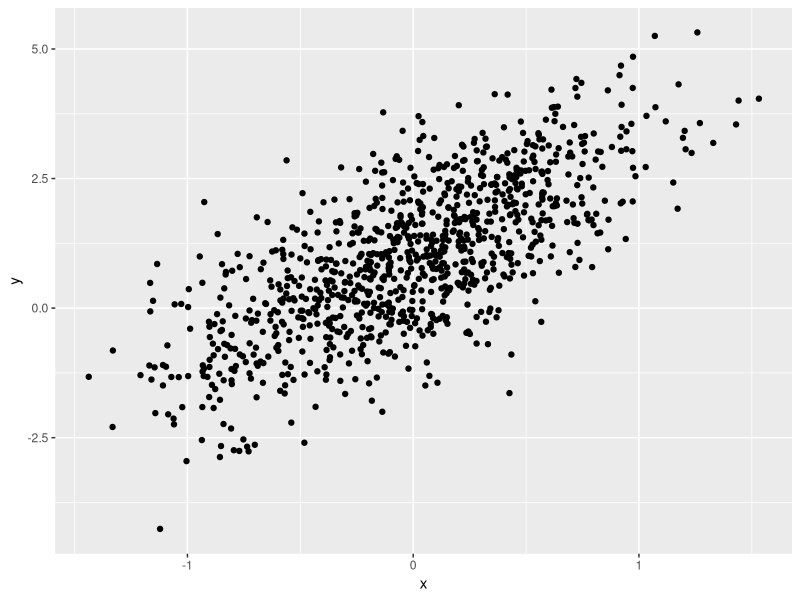
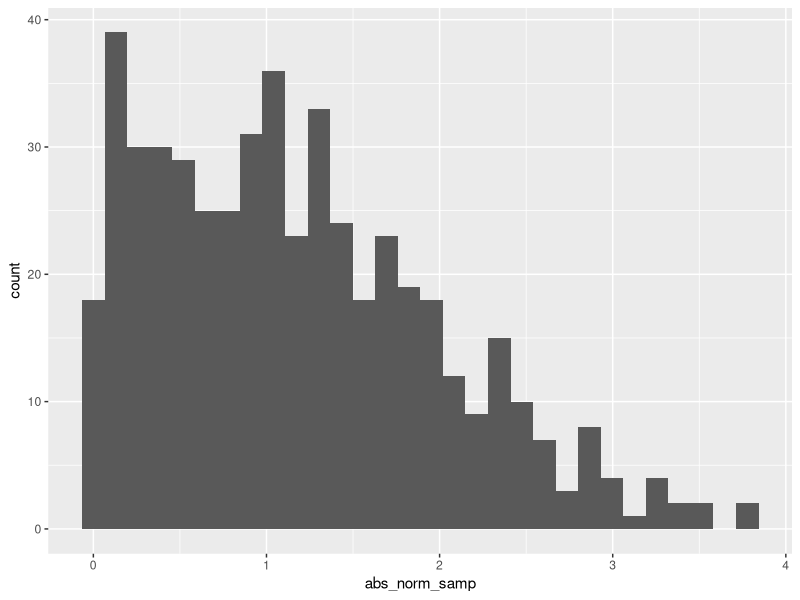

Reproduce these figures in R, in order.
## ---- chunk 1
samp = rnorm(100)
length(samp)
## ---- chunk 2
library(tidyverse)
plot_df = tibble(
  x = rnorm(1000, sd = .5),
  y = 1 + 2 * x + rnorm(1000)
)

ggplot(plot_df, aes(x = x, y = y)) + geom_point()
## ---- chunk 3
library(tidyverse)

la_df = tibble(
  norm_samp = rnorm(500, mean = 1),
  norm_samp_pos = norm_samp > 0,
  abs_norm_samp = abs(norm_samp)
)

ggplot(la_df, aes(x = abs_norm_samp)) + geom_histogram()

median_samp = median(pull(la_df, norm_samp))
